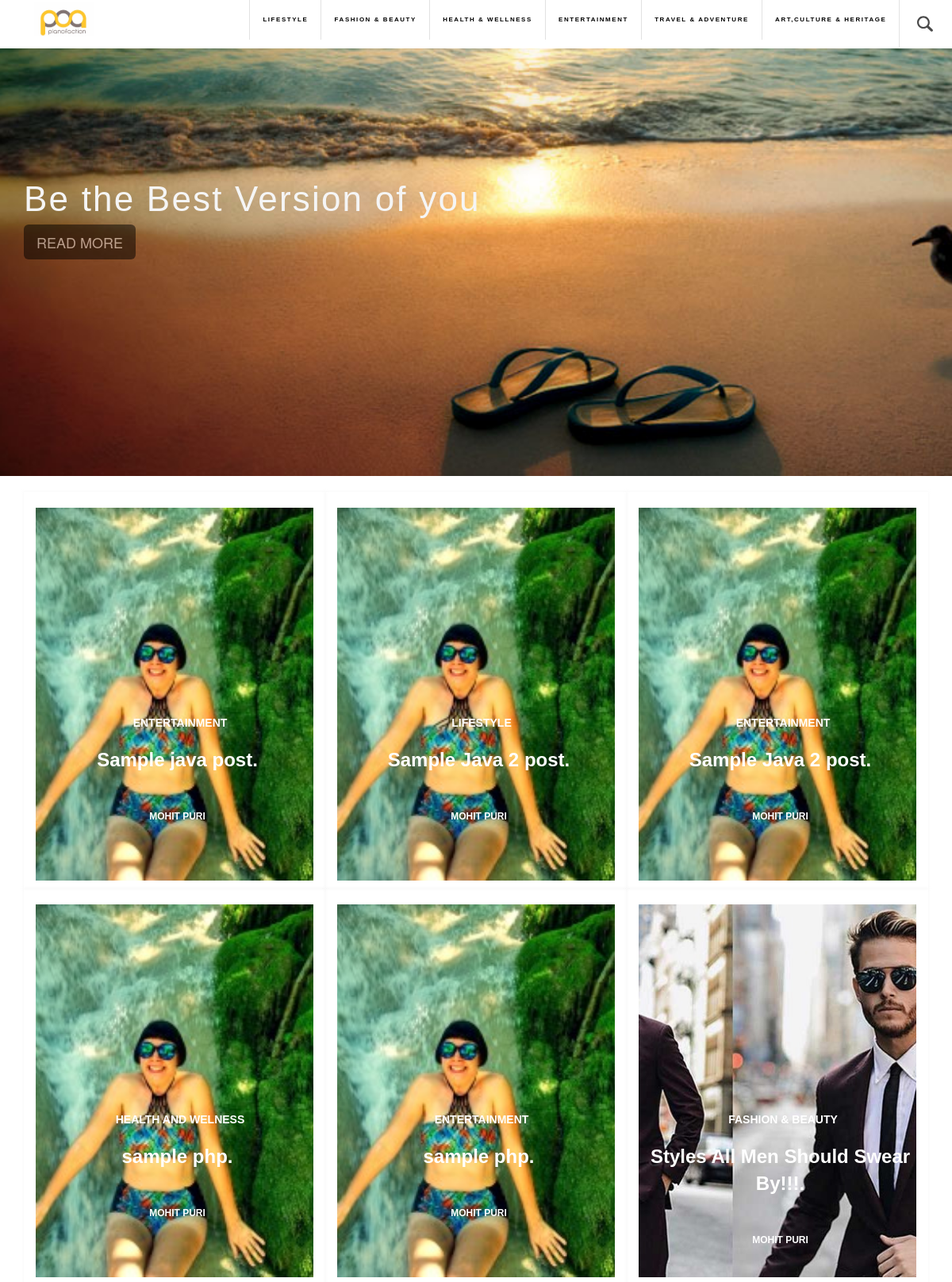
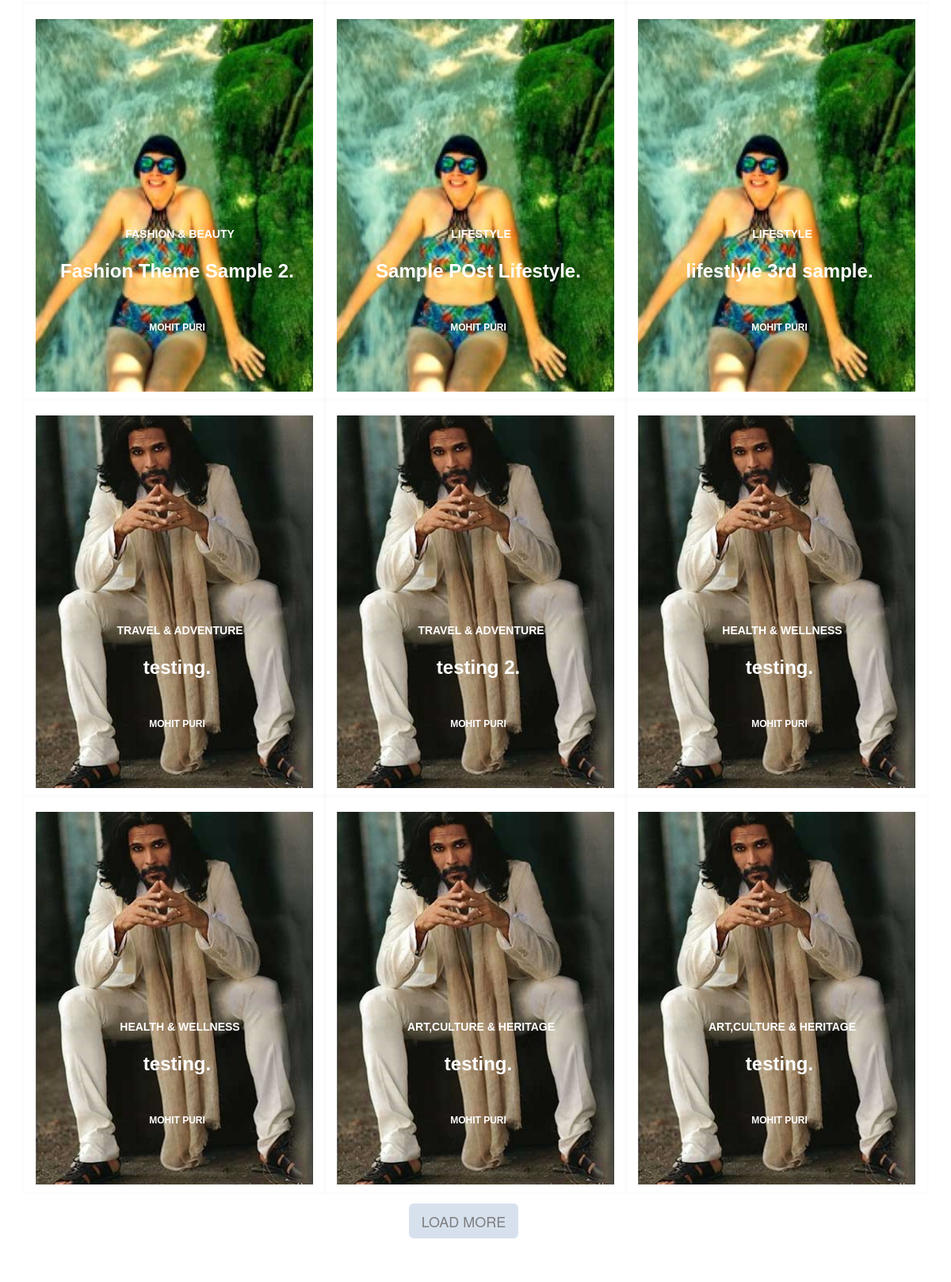
The page / (upper part) on the database its author committed (2 pictures, top to bottom).
### tables this page shows
CREATE TABLE `categories` (
  `catid` int(11) NOT NULL,
  `catname` varchar(100) NOT NULL
);

CREATE TABLE `posts` (
  `id` int(11) NOT NULL,
  `title` varchar(300) NOT NULL,
  `category` varchar(100) NOT NULL,
  `date` varchar(100) NOT NULL,
  `body` longtext NOT NULL,
  `author` varchar(200) NOT NULL,
  `imgname` varchar(400) NOT NULL
);

### index.php (the view, shortened to what this page needs)
<?php
include("connections/connections.php");
$query="SELECT * FROM posts";
$result=mysqli_query($connect,$query);
?>
<!DOCTYPE html>
<html lang="en">
<head>
    <link href="css/blog.css" rel="stylesheet">
    <link rel="stylesheet" href="https://cdnjs.cloudflare.com/ajax/libs/font-awesome/4.7.0/css/font-awesome.min.css">
    <link rel="stylesheet" type="text/css" href="//netdna.bootstrapcdn.com/bootstrap/3.1.1/css/bootstrap.min.css">
</head>
<body>
    <div id="background">
        <?php include("menu.php");?>
        <br>
        <br>
        <div class="container banner-post">
            <div class="row">
                <div class="col-xs-12 col-lg-12">
                    <a href="#" id="banner-heading">Be the Best Version of you</a>
                    <br>
                    <a href="#" class="btn btn-lg btn-success">READ MORE</a></div>
            </div>
        </div>
    </div>
    <div class="container" id="content">
        <br>
        <?php
             while ($row = mysqli_fetch_assoc($result)){
          ?>
            <div class='pro_part col-xs-12 col-sm-6 col-md-4 col-lg-4'>
            <?php if(isset($row['imgname'])){
                if($row['imgname']=="no")
                    $img="img/poa.jpg";
                else
                $img ="img/".$row['imgname'];
            ?>
      <div class='h1' id='try' style='background-image: url("<?php echo $img;?>");
background-position: center;background-size:cover;'><a href='#'></a><?php }?>
<div class='h2'>
          <div class='fl'><span><a href="post.php?pid=<?php echo $row['id'];?>">  <?php echo $row['category'];?></a></span></div><br>
          <div class='f2'><span><a href="post.php?pid=<?php echo $row['id'];?>">  <?php echo $row['title'];?>.</a></span></div>
          <br>
          <div class='f3'><span><a href="post.php?pid=<?php echo $row['id'];?>"> <?php echo $row['author'];?></a></span></div>
      </div>
      </div>
    </div>
<?php  }?>
        <div class="row load">
            <div class="col-xs-12 col-sm-12 col-lg-4 col-md-4 col-lg-offset-4 col-md-offset-4"> <a href="#" class="btn btn-lg btn-success">LOAD MORE</a></div></div>
        <div class="row">
            <div id="left-wrapper" class="col-xs-12 col-sm-12 col-lg-8 col-md-8">
            </div>
            <div id="right-wrapper" class="col-xs-12 col-sm-12 col-lg-4 col-md-4">
            </div>
        </div>
    </div>
</body>
</html>

### menu.php (shortened to what this page needs)
<?php
include("connections/connections.php");
$query1="SELECT * FROM categories";
 $result1 = mysqli_query($connect,$query1);
?>
<html>
<head>
</head>
<body style="overflow-x:hidden">
        <div id="header">
            <nav class="navbar navbar-fixed-top links my-navbar " role="navigation">
                <div class="container">
                    <div class="navbar-header">
                        <a class="navbar-left" href="#" id="logo" style="float:left"><img src="img/logo.jpg" alt="" class="img-responsive"></a>
                    </div>
                    <div class="collapse navbar-collapse" id="bs-example-navbar-collapse-1">
                        <ul class="nav navbar-nav navbar-right">
<?php  while ($row = mysqli_fetch_assoc($result1)) {
?>
                            <li class="resp-text"><a href="category.php?cat=<?php echo(str_replace(" & ","_and_",$row['catname']));?>"><?php echo(str_replace("_and_", " & ",$row['catname'])); ?></a></li>
<?php }?>
                            <li class="resp-text" id="sbox">
                                <center class="">
                                    <form action="" style="">
                                        <p class="expandSearch">
                                            <a href="#">
                                            </a>
                                        </p>
                                    </form>
                                </center>
                            </li>
                        </ul>
                    </div>
                </div>
            </nav>
        </div>
    </html>

### css/blog.css (style rules this page uses)
*, :active { outline: none!important; }
.expandSearch { margin-top: 8px; margin-left: 5px; }
.expandSearch, .expandSearch input, .expandSearch a { float: left; -webkit-transition: all 0.4s ease-in-out; -moz-transition: all 0.4s ease-in-out; transition: all 0.4s ease-in-out; }
.expandSearch a { display: block; padding: 12px 15px 8px 15px; background-color: #fff; }
html, body, div, span, applet, object, iframe, h1, h2, h3, h4, h5, h6, p, blockquote, pre, a, abbr, acronym, address, big, cite, code, del, dfn, em, img, ins, kbd, q, s, samp, small, strike, strong, sub, sup, tt, var, b, u, i, center, dl, dt, dd, ol, ul, li, fieldset, form, label, legend, table, caption, tbody, tfoot, thead, tr, th, td, article, aside, canvas, details, embed, figure, figcaption, footer, header, hgroup, menu, nav, output, ruby, section, summary, time, mark, audio, video { margin: 0; padding: 0; border: 0; font-size: 100%; font: inherit; vertical-align: baseline; }
#header .links { -moz-flex: 1; -webkit-flex: 1; -ms-flex: 1; flex: 1; height: inherit; line-height: inherit; overflow: hidden; padding-left: 1.5em; }
.my-navbar { background-color: white; border: 0; border-radius: 0; }
.my-navbar .navbar-nav li a { color: black; text-align: center; }
.my-navbar .navbar-nav li { color: black; text-align: center; }
#header .links ul li { border-left: solid 1px rgba(160, 160, 160, 0.3); line-height: 1; margin-left: 0 0.1em 0 0.1em; padding: 0 0.1em 0 0.1em; }
#header .links ul li a { border-bottom: 0; font-family: "Raleway", Helvetica, sans-serif; font-size: 0.7em; font-weight: 600; letter-spacing: 0.2em; text-transform: uppercase; }
#logo { width: 80px; height: 50px; padding: 2px; }
#right-wrapper { margin-top: 2%; }
#background { background-image: url(../img/banner2.jpg); width: 100%; height: 600px; background-size: cover; background-repeat: no-repeat; background-position: center; }
#left-wrapper { height: 100%; }
.banner-post { position: relative; top: 30%; }
.banner-post a { color: whitesmoke; }
#banner-heading { color: whitesmoke; text-decoration: none; font-size: 44px; letter-spacing: 0.05em; font-family: "Raleway", Helvetica, sans-serif; }
.banner-post .btn-success { opacity: 0.5; background-color: black; border: 0; }
.load { width: 100%; text-align: center; }
.load .btn-success { opacity: 0.5; background-color: lightsteelblue; border: 0; color:black; margin-top:4%; margin-bottom:7%; }
.pro_part { width: 270px; height: 500px; box-shadow: 0 0 3px rgba(235, 235, 235, 0.5); }
.pro_part .h1 { text-align: center; height: 470px; }
.pro_part .h2 { height: 170px; top: 55%; left: 1%; position: relative; padding: 5px; text-align: center; }
.pro_part .h2 .fl a { width: 100%; height: auto; font-size: 14px; text-transform: uppercase; color: white; font-family: "Raleway", Helvetica, sans-serif; position: absolute; left: 1%; font-weight: bold; }
.pro_part .h2 .f2 a { width: 100%; height: auto; font-size: 24px; margin-bottom: 1%; color: white; font-family: "Raleway", Helvetica, sans-serif; font-weight: bold; }
.pro_part .h2 .f3 a { width: 100%; height: auto; float: none; font-size: 12px; text-transform: uppercase; color: white; font-family: "Raleway", Helvetica, sans-serif; font-weight: bold; }
.fl, .fi { float: left; }
.resp-text { font-size: 0.85em; }
@media screen and (max-width: 1360px) and (min-width: 1200px) { .resp-text { font-size: 0.81em; } }

### menu.php (style rules this page uses)
.resp-text { font-size: 0.85em; }
@media screen and (max-width: 1360px) and (min-width: 1200px) { .resp-text { font-size: 0.81em; } }

### rows shown on the page
categories: catname "LIFESTYLE"
categories: catname "FASHION & BEAUTY"
categories: catname "HEALTH & WELLNESS"
categories: catname "ENTERTAINMENT"
categories: catname "TRAVEL & ADVENTURE"
categories: catname "ART,CULTURE & HERITAGE"
posts: category "ENTERTAINMENT", title "Sample java post", author "MOHIT PURI"
posts: category "LIFESTYLE", title "Sample Java 2 post", author "MOHIT PURI"
posts: category "ENTERTAINMENT", title "Sample Java 2 post", author "MOHIT PURI"
posts: category "HEALTH AND WELNESS", title "sample php", author "MOHIT PURI"
posts: category "ENTERTAINMENT", title "sample php", author "MOHIT PURI"
posts: imgname (picture), category "FASHION & BEAUTY", title "Styles All Men Should Swear By!!!", author "MOHIT PURI"
posts: category "FASHION & BEAUTY", title "Fashion Theme Sample 2", author "MOHIT PURI"
posts: category "LIFESTYLE", title "Sample POst Lifestyle", author "MOHIT PURI"
posts: category "LIFESTYLE", title "lifestlyle 3rd sample", author "MOHIT PURI"
posts: imgname (picture), category "TRAVEL & ADVENTURE", title "testing", author "MOHIT PURI"
posts: imgname (picture), category "TRAVEL & ADVENTURE", title "testing 2", author "MOHIT PURI"
posts: imgname (picture), category "HEALTH & WELLNESS", title "testing", author "MOHIT PURI"
posts: imgname (picture), category "HEALTH & WELLNESS", title "testing", author "MOHIT PURI"
posts: imgname (picture), category "ART,CULTURE & HERITAGE", title "testing", author "MOHIT PURI"
posts: imgname (picture), category "ART,CULTURE & HERITAGE", title "testing", author "MOHIT PURI"
